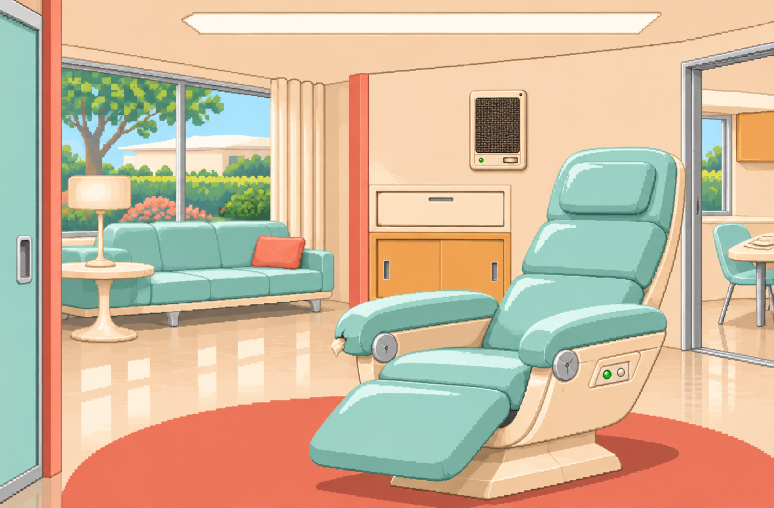
#> input picture review/chapter-01-batch02-2026-11-15/generation-source/lounge-v01.png, 1548 x 1016 px (shown at 1/2 size)
$ python build_final_proof.py
#> lines starting #> are read from the running program, lines starting #| are printed output that depends on the picture
### review/chapter-01-batch02-2026-11-15/build_review.py
"""Reproduce Batch2 review exports from preserved imagegen sources. Pillow required."""
from pathlib import Path
from collections import Counter, defaultdict
from itertools import product
from PIL import Image, ImageDraw
import hashlib
import html
import json

HERE = Path(__file__).resolve().parent
OUT = HERE/'candidates'
PREV = HERE/'previews'
OUT.mkdir(exist_ok=True)
PREV.mkdir(exist_ok=True)
BASE = '0de7cd8c15994c8e5652feff815d7d87a70d4d75'


def sha(path):
    return hashlib.sha256(path.read_bytes()).hexdigest()


def aspect_box(im):
    w, h = im.size
    ratio = 314/206
    if w/h > ratio:
        used = h*ratio
        return ((w-used)/2, 0, (w+used)/2, h)
    used = w/ratio
    return (0, (h-used)/2, w, (h+used)/2)


def merge_colors(im, radius=18):
    # Non-spatial cleanup; representatives are actual frequent image colors.
    # No palette-count target or hardware cap, no averaging or dithering.
    counts = Counter(im.getdata())
    buckets, mapping = defaultdict(list), {}
    for color, count in sorted(counts.items(), key=lambda x: (-x[1], x[0])):
        key = tuple(c//radius for c in color)
        best, dist = None, radius*radius+1
        for offset in product((-1, 0, 1), repeat=3):
            for candidate in buckets[tuple(key[i]+offset[i] for i in range(3))]:
                d = sum((a-b)**2 for a, b in zip(color, candidate))
                if d < dist:
                    best, dist = candidate, d
        if best is None:
            best = color
            buckets[key].append(color)
        mapping[color] = best
    result = Image.new('RGB', im.size)
    result.putdata([mapping[c] for c in im.getdata()])
    return result, len(counts)


assets = []
titles = {'lounge': 'House lounge', 'chair': 'Rest Assured (locked)', 'bedroom': "Martin's bedroom", 'passage': 'Wardrobe crawl passage'}
versions = {'lounge': 'v01', 'chair': 'v01', 'bedroom': 'v01', 'passage': 'v02'}
for index, room in enumerate(('lounge', 'chair', 'bedroom', 'passage')):
    source = HERE/'generation-source'/(room+'-'+versions[room]+'.png')
    raw = Image.open(source).convert('RGB')
#> raw is the input picture: PIL image 1548x1016 RGB; mean R, G, B 206, 184.8, 157.3
    box = aspect_box(raw)
#> box = (0, 0.217, 1548, 1015.8)
    native = raw.resize((314, 206), Image.Resampling.NEAREST, box=box)
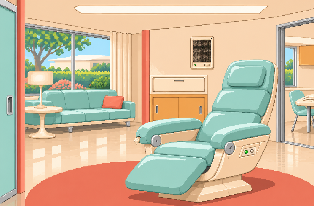
#> native: PIL image 314x206 RGB; mean R, G, B 206.1, 184.8, 157.3
    image, before_colors = merge_colors(native)
#> in merge_colors, `counts = Counter(im.getdata())`: counts = 17675 items
#> the loop in merge_colors, `for color, count in sorted(counts.items(), key=lambda x: (-x[1], x[0])):` made 17675 passes
#> (count, key) on passes 1, 4, 8, 23: (916, (13, 11, 9)), (614, (13, 6, 5)), (494, (8, 11, 10)), (298, (14, 13, 13))
#> in merge_colors, `result = Image.new('RGB', im.size)`: result: PIL image 314x206 RGB; every value is 0
#> before_colors = 17675
    path = OUT/(room+'-candidate-v01.png')
    image.save(path)
    four = PREV/(room+'-4x.png')
    image.resize((1256, 824), Image.Resampling.NEAREST).save(four)
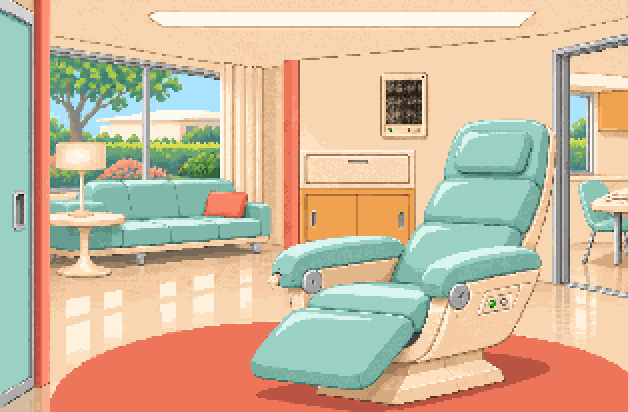
#> saved as lounge-4x.png: PIL image 1256x824 RGB (shown at 1/2 size); mean R, G, B 206, 185.2, 157.7
    colors = Counter(image.getdata())
#> colors = 227 items
    assets.append({'id': chr(65+index), 'scene': 'house_of_tomorrow/'+room, 'title': titles[room],
                   'kind': 'scene', 'status': 'generated', 'ownerApproved': False, 'assetPath': None,
                   'candidatePath': 'candidates/'+path.name, 'nativePreviewPath': 'candidates/'+path.name,
                   'fourTimesPreviewPath': 'previews/'+four.name, 'dimensions': [314, 206], 'mode': 'RGB',
                   'sha256': sha(path), 'sourcePath': 'generation-source/'+source.name,
                   'sourceSha256': sha(source), 'sourceDimensions': list(raw.size),
                   'promptKey': room if room != 'passage' else 'passage-low-void-revision',
                   'normalization': {'sourceBox': list(box), 'geometry': 'exact-aspect crop and NEAREST to314x206',
                                     'colorCleanup': 'non-spatial merge to existing frequent RGB values within Euclidean radius18; no fixed palette-count target',
                                     'colorsBeforeCleanup': before_colors},
                   'visibleColorCount': len(colors),
                   'dominantPalette': [{'hex': '#%02x%02x%02x' % c, 'pixels': n} for c, n in colors.most_common(16)]})
#> pass 2 of the loop `for index, room in enumerate(('lounge', 'chair', 'bedroom', 'passage')):`:
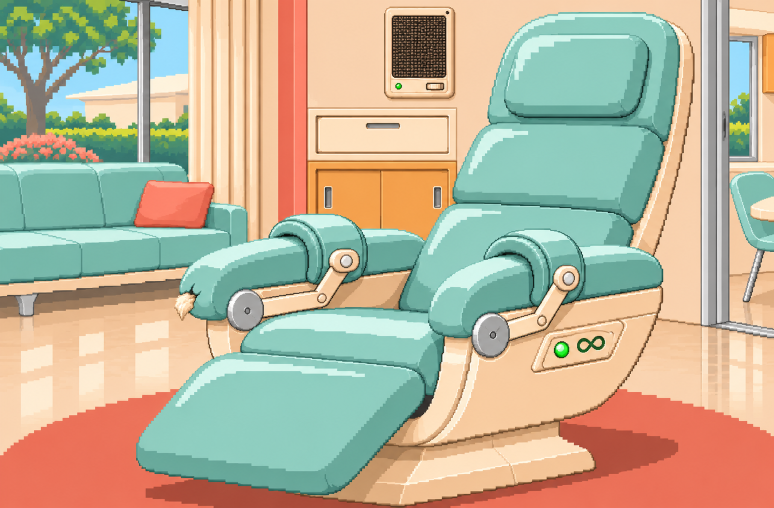
#> input picture review/chapter-01-batch02-2026-11-15/generation-source/chair-v01.png, 1548 x 1016 px (shown at 1/2 size)
#> raw is the input picture: PIL image 1548x1016 RGB; mean R, G, B 187.7, 179.5, 154.3
#> `native = raw.resize((314, 206), Image.Resampling.NEAREST, box=box)`:
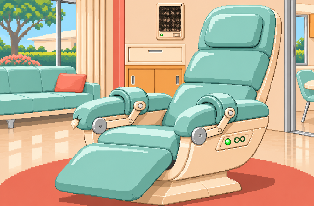
#> native: PIL image 314x206 RGB; mean R, G, B 187.5, 179.3, 154.1
#> the loop in merge_colors (call 2), `for color, count in sorted(counts.items(), key=lambda x: (-x[1], x[0])):` made 17986 passes
#> (count, key) on passes 1, 4, 6, 22, 24, 32, 49: (918, (7, 11, 10)), (562, (13, 6, 4)), (540, (13, 11, 9)), (221, (5, 9, 8)), (217, (14, 12, 10)), (174, (6, 10, 9)), (134, (11, 13, 13))
#> before_colors = 17986
#> `image.resize((1256, 824), Image.Resampling.NEAREST).save(four)`:
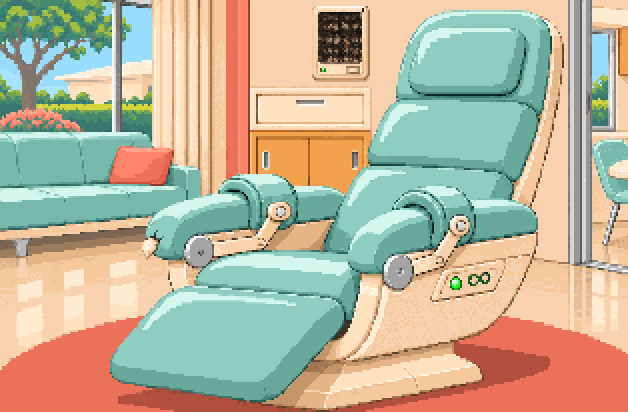
#> saved as chair-4x.png: PIL image 1256x824 RGB (shown at 1/2 size); mean R, G, B 187.3, 179.4, 154.4
#> colors = 247 items
#> pass 3 of the loop `for index, room in enumerate(('lounge', 'chair', 'bedroom', 'passage')):`:
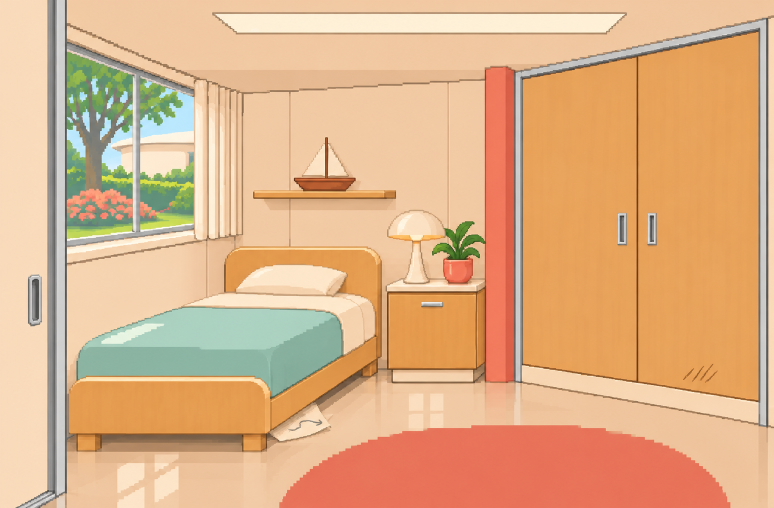
#> input picture review/chapter-01-batch02-2026-11-15/generation-source/bedroom-v01.png, 1548 x 1016 px (shown at 1/2 size)
#> raw is the input picture: PIL image 1548x1016 RGB; mean R, G, B 222.4, 176.8, 134.7
#> `native = raw.resize((314, 206), Image.Resampling.NEAREST, box=box)`:
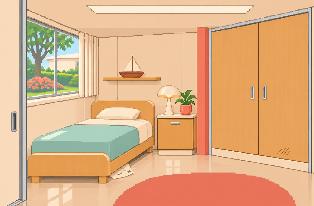
#> native: PIL image 314x206 RGB; mean R, G, B 222.2, 176.4, 134.3
#> before_colors = 12339
#> `image.resize((1256, 824), Image.Resampling.NEAREST).save(four)`:
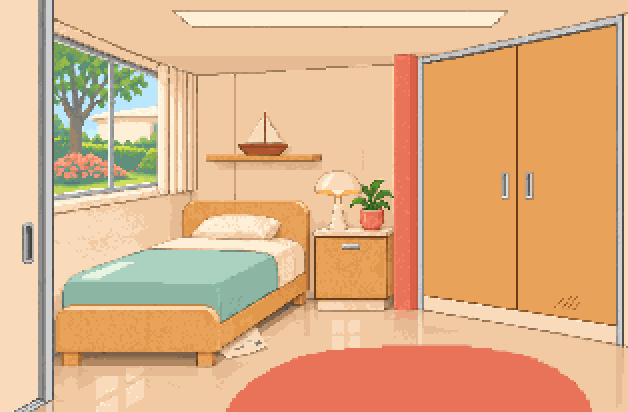
#> saved as bedroom-4x.png: PIL image 1256x824 RGB (shown at 1/2 size); mean R, G, B 222.2, 177, 135.4
#> colors = 179 items

references = []
for title, rel in [('Approved foyer v04', '../chapter-01-speaker-revision-2026-11-15/candidates/foyer-v04.png'),
                   ('Approved dining v04', '../chapter-01-speaker-revision-2026-11-15/candidates/dining-v04.png'),
                   ('Bathroom design reference', '../chapter-01-first-pass-2026-11-15/candidates/bathroom.png'),
                   ('Approved complete intercom portrait v05', '../chapter-01-speaker-revision-2026-11-15/candidates/foyer-conversation-v05.png')]:
    references.append({'title': title, 'path': rel, 'sha256': sha(HERE/rel),
                       'approval': 'owner-approved creative reference; production integration not authorized'})


# [8 lines left out: function pair, not called in this run]


pair(assets[0], assets[1], 'Same Rest Assured chair / initial and locked', 'lounge-chair-comparison.png')
pair(assets[2], assets[3], 'Wardrobe concealment / low service opening behind it', 'bedroom-passage-comparison.png')

sheet = Image.new('RGB', (1336, 500), '#f5f1e4')
d = ImageDraw.Draw(sheet)
entries = [(r['title'], HERE/r['path'], 'Batch1 / creative reference') for r in references[:3]]
entries += [(a['title'], HERE/a['candidatePath'], 'Batch2 / generated candidate') for a in assets]
for i, (title, path, status) in enumerate(entries):
    x, y = (i % 4)*334+10, (i//4)*250+8
    d.text((x, y), title, fill='#393832')
    d.text((x, y+15), status, fill='#655c4e')
    sheet.paste(Image.open(path).convert('RGB'), (x, y+34))
d.text((1012, 278), 'Batch1 creative references approved.', fill='#393832')
d.text((1012, 296), 'Batch2: owner visual review pending.', fill='#393832')
d.text((1012, 320), 'All world scenes native314x206.', fill='#655c4e')
sheet.save(PREV/'house-continuity-contact-sheet.png')

manifest = {'title': 'Chapter1 Batch2 — Rest Assured, bedroom and passage', 'date': '2026-11-15',
            'branch': 'agent/ch01-art-batch02-20261115', 'baselineCommit': BASE,
            'candidateCount': 4, 'status': 'generated', 'productionIntegration': False,
            'registryModified': False, 'method': 'built-in image_gen.imagegen; exact prompts and reference paths in prompts.json',
            'assets': assets, 'approvedCreativeReferences': references,
            'supersededSource': {'path': 'generation-source/passage-v01.png', 'reason': 'Read as a standing-height corridor; corrected to low crawl-void scale in v02.'},
            'derivedPreviewsAreNotAdditionalCandidates': True}
(HERE/'manifest.json').write_text(json.dumps(manifest, indent=2)+'\n')

notes = {
 'A': 'Inviting segmented aqua recliner, integrated ivory mechanism, tiny near-arm stuffing tuft. Sofa, coral cushion and aqua foyer doorway repeat established domestic cues. Restraints concealed.',
 'B': 'Same chair with closed padded wrist cuffs over empty positions, locked linked arms, matching torn seam and an infinity status symbol. No occupant, wall breach or aftermath.',
 'C': 'Made child bed, one aligned toy boat, closed blond wardrobe, paper arrow map under bed and low improvised scratches. The passage is not exposed in this baseline.',
 'D': 'Wardrobe displaced sideways; bedroom bed/window remains visible at left. Low service opening, solid wall above, practical wiring/studs, worn dusty crawl track and squat closed hatch.'}
cards = []
for a in assets:
    colors = ''.join('<span class="swatch" title="'+c['hex']+'" style="background:'+c['hex']+'"></span>' for c in a['dominantPalette'])
    cards.append('<section id="'+a['id']+'"><h2>'+a['id']+' · '+html.escape(a['title'])+'</h2><p>314 ×206 · RGB opaque · '+str(a['visibleColorCount'])+' colors · <strong>generated — owner approval pending</strong></p><p>'+notes[a['id']]+'</p><div class="scroll"><img src="'+a['candidatePath']+'" width="314" height="206" alt="'+html.escape(a['title'])+' native scene"></div><p class="palette">'+colors+'</p><p><a href="'+a['candidatePath']+'" download>Native PNG</a> · <a href="'+a['fourTimesPreviewPath']+'" download>Exact4× PNG</a> · <a href="'+a['sourcePath']+'">Generation source</a></p><details><summary>View exact4× nearest-neighbor (1256×824)</summary><div class="scroll"><img src="'+a['fourTimesPreviewPath']+'" width="1256" height="824" alt="'+html.escape(a['title'])+' at exact4x"></div></details><p class="hash">SHA256 '+a['sha256']+'</p></section>')

page = '''<!doctype html><html lang="en"><meta charset="utf-8"><meta name="viewport" content="width=device-width,initial-scale=1"><title>House of Tomorrow Batch2 — private owner review</title><style>*{box-sizing:border-box}body{margin:0;background:#f5f1e4;color:#393832;font:16px/1.5 system-ui,sans-serif}main{max-width:1440px;margin:auto;padding:28px}h1{font-size:30px}h2{font-size:22px}a{color:#27565e}.banner,section{background:#fffaf0;padding:20px;border:1px solid #d7c6a8;margin:24px 0}.banner{border-left:6px solid #d78b6f}.scroll{overflow:auto;padding:10px 0}img{display:block;max-width:none;image-rendering:pixelated;image-rendering:crisp-edges}.compare{display:flex;flex-wrap:wrap;gap:24px}figure{margin:0}figcaption,.hash{font-size:12px}.hash{overflow-wrap:anywhere}.palette{display:flex;gap:3px;flex-wrap:wrap}.swatch{display:inline-block;width:25px;height:24px;border:1px solid #998d7b}summary{cursor:pointer;font-weight:600}nav{display:flex;gap:20px;flex-wrap:wrap}</style><main><h1>House of Tomorrow · Batch2</h1><p>Rest Assured, Martin's bedroom and hidden passage · 15 November 2026</p><p class="banner"><strong>Four generated scene candidates. Owner creative review pending.</strong><br>Based on owner-approved creative references at 0de7cd8. Approval of those references does not authorize production integration of this batch.</p><nav><a href="#A">Lounge</a><a href="#B">Locked chair</a><a href="#C">Bedroom</a><a href="#D">Passage</a><a href="#pairs">Pair continuity</a><a href="#baseline">House contact sheet</a></nav><p><a href="CONTINUITY.md">Physical relationships and art plan</a> · <a href="STORY_ART_REPORT.md">Story/art inconsistencies</a> · <a href="QA.md">Technical and visual QA</a> · <a href="prompts.json">Exact imagegen prompts</a> · <a href="manifest.json">Dimensions, palettes and hashes</a></p>
'''+''.join(cards)+'''
<section id="pairs"><h2>Object and architectural continuity</h2><p>The initial and activated chair share padded back/headrest, aqua seat/legrest, ivory side shell/base, circular pivots and near-arm seam. The bedroom's right-wall wardrobe hides the opening exposed in the passage view; the repeated low scratch/plinth and aqua bed tie the views together.</p><div class="scroll"><img src="previews/lounge-chair-comparison.png" width="652" height="256" alt="Lounge and locked chair continuity"></div><p><a href="previews/lounge-chair-comparison.png">Download chair comparison</a></p><div class="scroll"><img src="previews/bedroom-passage-comparison.png" width="652" height="256" alt="Bedroom wardrobe and low passage continuity"></div><p><a href="previews/bedroom-passage-comparison.png">Download wardrobe/passage comparison</a></p></section>
<section id="baseline"><h2>Established House and new scenes</h2><div class="scroll"><img src="previews/house-continuity-contact-sheet.png" width="1336" height="500" alt="Seven native scenes comparing approved first-batch House references and four new candidates"></div><p><a href="previews/house-continuity-contact-sheet.png">Download contact sheet</a></p><p>The approved complete opaque intercom portrait below remains a creative reference. No portrait or approved scene was redrawn for Batch2.</p><div class="scroll"><img src="../chapter-01-speaker-revision-2026-11-15/candidates/foyer-conversation-v05.png" width="564" height="278" alt="Unchanged approved complete intercom portrait"></div></section>
<section><h2>Sources and review boundary</h2><p>Every new scene has a native PNG, exact4× preview, preserved generation source and exact prompt. <a href="generation-source/passage-v01.png">The superseded tall passage source</a> is retained for comparison; only the low crawl-void version is a current candidate.</p><p>All production assetPath values remain null. Story, dice/inventory, engine and opaque-portrait implementation are untouched. No merge, public deployment, Chapter2 art or next Chapter1 batch. Open this gallery locally; there are no external services or analytics.</p></section></main></html>'''
(HERE/'index.html').write_text(page)
print(json.dumps([{'scene': a['scene'], 'colors': a['visibleColorCount'], 'size': a['dimensions']} for a in assets]))

### review/narrative-mode-b-final-behavior-proof/build_final_proof.py
#!/usr/bin/env python3
"""Native-resolution, static Narrative B continuation and B->A->B proofs."""

from __future__ import annotations

import hashlib
import random
import sys
from pathlib import Path

from PIL import Image, ImageChops, ImageDraw


ROOT = Path(__file__).resolve().parents[2]
OUT = Path(__file__).resolve().parent
ART_STUDY = ROOT / "review/narrative-mode-b-art-study"
sys.path.insert(0, str(ART_STUDY))
#> (the run stopped early here; a loop or call above may not have finished)
